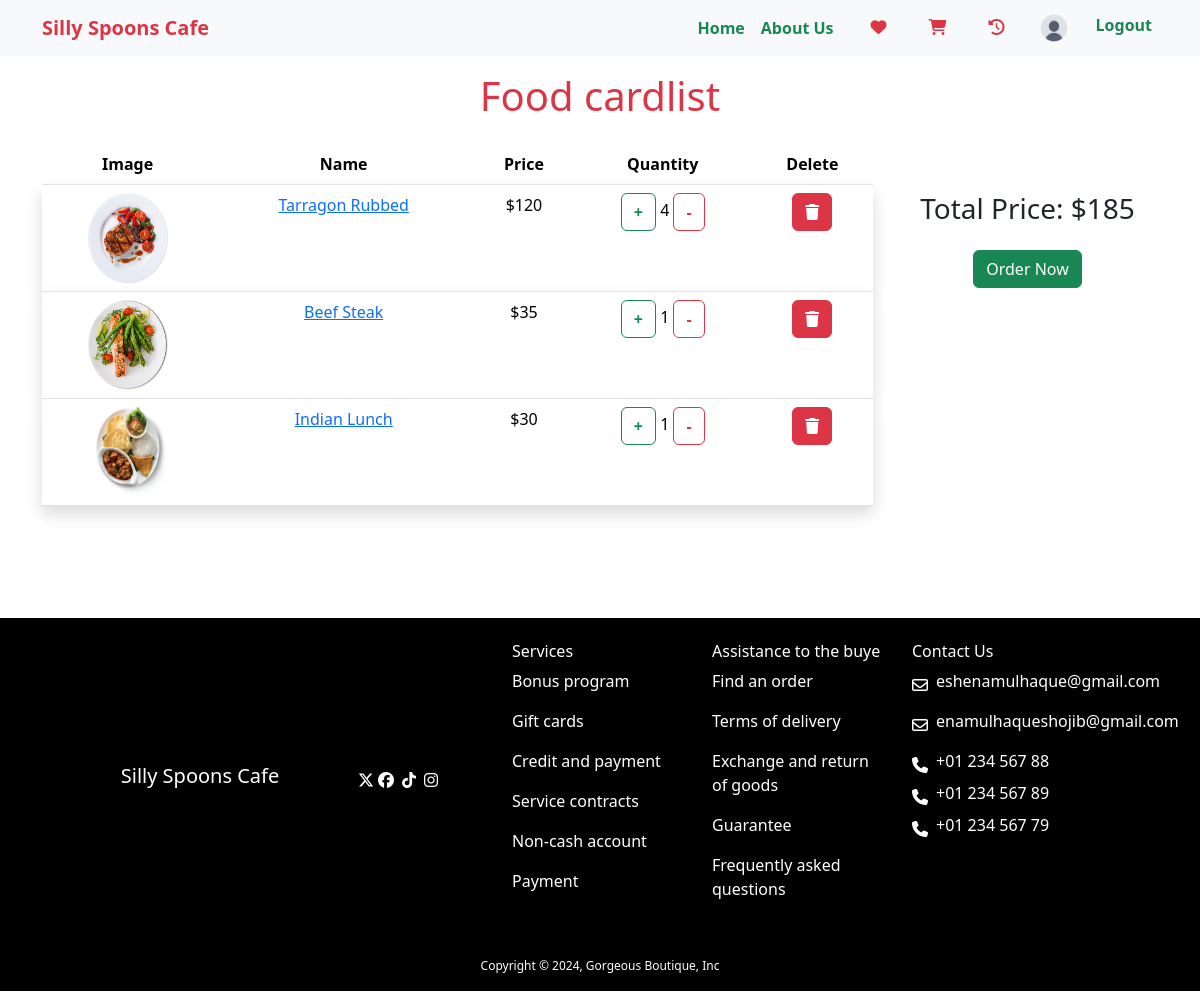
/food/foodcardlist/ (signed in), run on an earlier commit of the app's database.
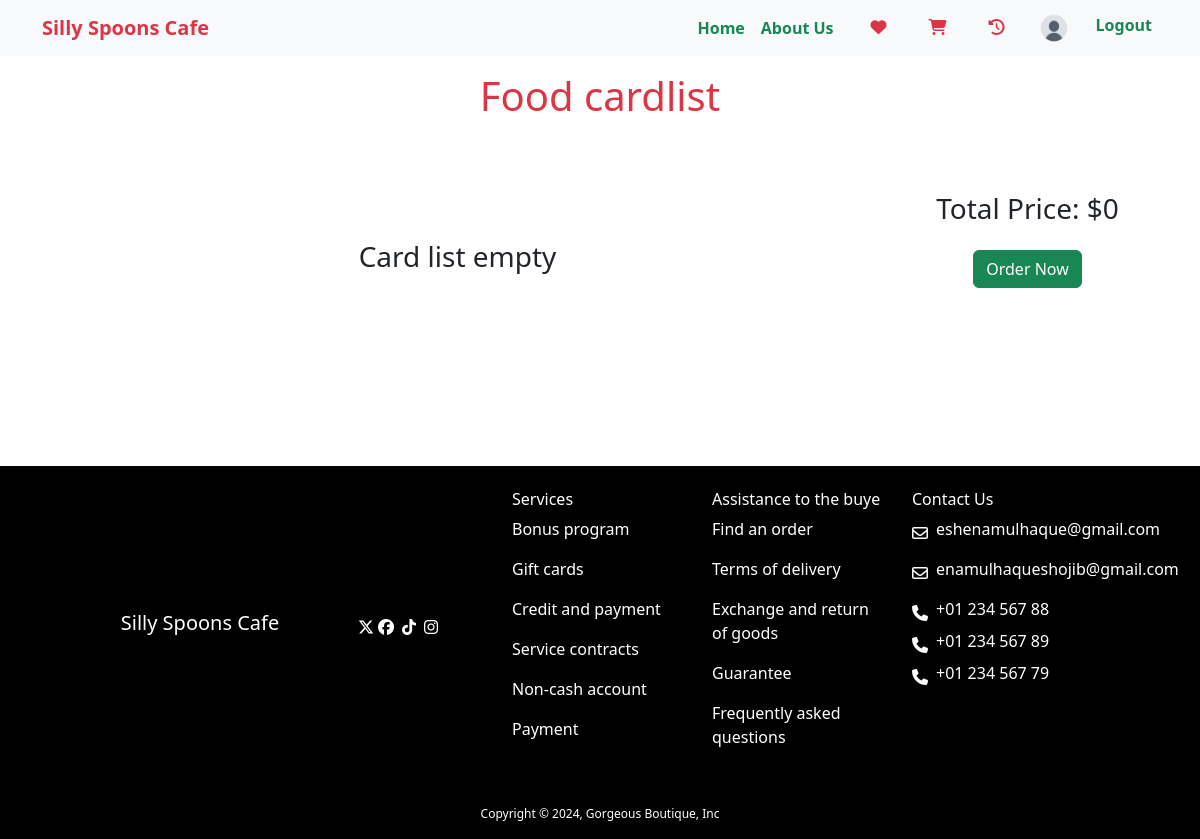
And on a later commit of the database.
### food/models.py (models this page shows, shortened)
class FoodCardList(models.Model):
    foodid = models.IntegerField(null=True)
    name = models.CharField(max_length=50)
    price = models.IntegerField()
    quantity = models.IntegerField()
    description = models.TextField()
    rating = models.FloatField(default=0.0)
    category = models.ForeignKey(Category, on_delete=models.CASCADE)
    author = models.ForeignKey(User, on_delete=models.CASCADE)
    image = models.ImageField(upload_to='food/images')

### food/views.py (the view)
# urls.py: path('foodcardlist/', views.FoodCardListView.as_view(), name='food_cardlist' ),
class FoodCardListView(TemplateView):
    template_name = 'food_cardlist.html'
    model = models.FoodCardList
    def get_context_data(self, **kwargs):
        context = super().get_context_data(**kwargs)
        foodcardlist = models.FoodCardList.objects.filter(author = self.request.user)
        count_price = 0
        for obj in models.FoodCardList.objects.filter(author = self.request.user):
            count_price = count_price + obj.price
        print(count_price)
        context = {'total_price' : count_price, 'food_cardlist' : foodcardlist}
        return context

### food/templates/food_cardlist.html
{% extends 'base.html' %}
{% load static %}
{% block content %}
<div class="container mb-5 pb-5">
  <div class="row my-3">
    <h1 class="text-center fw-light text-danger">Food cardlist</h1>
  </div>
  <div class="text-center">
    <div class="row">
      <div class="col-lg-9">
        {% if food_cardlist %}
        <table class="table">
          <thead class="">
            <tr>
              <th scope="col">Image</th>
              <th scope="col">Name</th>
              <th scope="col">Price</th>
              <th scope="col">Quantity</th>
              <th scope="col">Delete</th>
            </tr>
        </thead>
        <tbody id="cloth-cartlist">
        {% for food in food_cardlist %}
        <tr class="shadow">
        <td><img src="{{food.image.url}}" class="cdlist-image" alt="..."></td>
        <td><a href="{% url 'food_details' food.foodid %}">{{food.name}}</a></td>
        <td class="">${{food.price}}</td>
        <td><a class="btn btn-outline-success fw-bold" href="{% url 'add_cardlist_plus' food.foodid %}">+</a> {{food.quantity}} <a class="btn btn-outline-danger fw-bold" href="{% url 'add_cardlist_minus' food.foodid %}">-</a></td>
        <td><a class="btn btn-danger" href="{% url 'delete_cardlist' food.id %}" ><i class="fa-solid fa-trash"></i></a></td>
      </tr>
        {% endfor %}
      </tbody>
      </table>
      {% else %}
      <h3 class="text-center my-5 py-5 fw-light">Card list empty</h3>
      {% endif %}
    </div>
    <div class="col-lg-3">
      <div class="my-5">
      {% if total_price %}
      <h3>Total Price: ${{total_price}}</h3>
      {% else %}
      <h3>Total Price: $0</h3>
      {% endif %}
      <a class="btn btn-success mt-3"  href="{% url 'ordernow_cardlist' %}">Order Now</a>
      </div>
    </div>
  </div>
</div>
</div>
{% endblock %}

### templates/base.html (shortened to what this page needs)
{% load static %}
<!doctype html>
<html lang="en">
  <head>
    <link rel="stylesheet" href="{% static 'css/style.css' %}">
    <link href="https://cdn.jsdelivr.net/npm/swiffy-slider@1.6.0/dist/css/swiffy-slider.min.css" rel="stylesheet">
    <link href="https://cdn.jsdelivr.net/npm/bootstrap@5.3.2/dist/css/bootstrap.min.css" rel="stylesheet">
  </head>
  <body>
    <nav class="navbar navbar-expand-lg bg-body-tertiary">
        <div class="container">
          <a class="navbar-brand fw-bold text-danger" href="#">Silly Spoons Cafe</a>
          <div class="collapse navbar-collapse" id="navbarSupportedContent">
            <ul class="navbar-nav ms-auto mb-2 mb-lg-0">
              <li class="nav-item">
                <a class="nav-link active text-success fw-bold" aria-current="page" href="{% url 'home' %}">Home</a>
              </li>
                <a class="nav-link active text-success fw-bold" aria-current="page" href="{% url 'about_us' %}">About Us</a>
            </ul>
            <div class="d-flex">
              {% if request.user.is_authenticated %}
              <a href="{% url 'food_wishlist' %}" class="btn text-danger ms-3"><i class="fa-solid fa-heart"></i></a>
              <a href="{% url 'food_cardlist' %}" class="btn text-danger ms-3"><i class="fa-solid fa-cart-shopping"></i></a>
              <a href="{% url 'food_historylist' %}" class="btn text-danger ms-3"><i class="fa-solid fa-clock-rotate-left"></i></a>
              <a href="{% url 'profile' %}" class=" ms-3 nav-profile-image"><img src="{% static 'images/profile1.png' %}" alt=""></a>
              <form method="post" action="{% url 'logout' %}">
                <button class="text-success fw-bold ms-3 border-0 bg-body-tertiary mt-1" type="submit">Logout</button>
            </form>
              {% else %}
              <a href="{% url 'register' %}" class="text-success fw-bold text-decoration-none ms-3">Sign Up</a>
              <a href="{% url 'login' %}" class="text-success fw-bold text-decoration-none ms-3">Login</a>
              {% endif %}
            </div>
          </div>
        </div>
      </nav>
      {% block content %}
      {% endblock %}
      <footer class="bg-black w-100 h-50">
        <div class="text-center m-auto d-flex flex-row justify-content-center align-items-center">
          <div class="row w-100 d-flex flex-row justify-content-center">
            <div class="col-lg-2 col-sm-12 text-white py-4 d-lg-flex flex-lg-column justify-content-center align-items-center ">
                <a href="{% url 'home' %}" class="text-decoration-none"><h5 class="text-white">Silly Spoons Cafe</h5></a>
            </div>
            <div class="col-lg-2 col-sm-12 text-white py-4 d-lg-flex flex-lg-row justify-content-center align-items-center order-lg-1 order-sm-3">
            <a href="https://twitter.com/" target="_blank" class="text-decoration-none text-white"><i class="fa-brands fa-x-twitter"></i></a>
            <a href="https://www.facebook.com/" target="_blank" class="text-decoration-none text-white"><i class="fa-brands fa-facebook m-1"></i></a>
            <a href="https://www.tiktok.com/" target="_blank" class="text-decoration-none text-white"><i class="fa-brands fa-tiktok m-1"></i></a>
            <a href="https://www.instagram.com/" target="_blank" class="text-decoration-none text-white"><i class="fa-brands fa-instagram m-1"></i></a>
            </div>
            <div class="col-lg-2 col-sm-12 text-white py-4 text-lg-start text-sm-center order-lg-2 order-sm-1">
              <h6>Services</h6>
              <p class="fw-light">Bonus program</p>
              <p class="fw-light">Gift cards</p>
              <p class="fw-light">Credit and payment</p>
              <p class="fw-light">Service contracts</p>
              <p class="fw-light">Non-cash account</p>
              <p class="fw-light">Payment</p>
            </div>
            <div class="col-lg-2 col-sm-12 text-white py-4 text-lg-start text-sm-center order-lg-3 order-sm-2">
              <h6>Assistance to the buye</h6>
              <p class="fw-light">Find an order</p>
              <p class="fw-light">Terms of delivery</p>
              <p class="fw-light">Exchange and return of goods</p>
              <p class="fw-light">Guarantee</p>
              <p class="fw-light">Frequently asked questions</p>
            </div>
            <div class="col-lg-2 col-sm-12 text-white py-4 text-lg-start text-sm-center order-lg-3 order-sm-2">
              <h6>Contact Us</h6>
              <div class="d-lg-flex flex-lg-row justify-content-lg-start align-itemslg-lg-center">
                <i class="fa-regular fa-envelope me-2 pt-2"></i> <span class="mb-3 fw-light">eshenamulhaque@gmail.com</span>
              </div>
              <div class="d-lg-flex flex-lg-row justify-content-lg-start align-itemslg-lg-center">
                <i class="fa-regular fa-envelope me-2 pt-2"></i> <span class="mb-3 fw-light">enamulhaqueshojib@gmail.com</span>
              </div>
              <div class="d-lg-flex flex-lg-row justify-content-lg-start align-itemslg-lg-center">
                <i class="fa-solid fa-phone me-2 pt-2"></i> <span class="mb-2 fw-light">+01 234 567 88</span>
              </div>
              <div class="d-lg-flex flex-lg-row justify-content-lg-start align-itemslg-lg-center">
                <i class="fa-solid fa-phone me-2 pt-2"></i> <span class="mb-2 fw-light">+01 234 567 89</span>
              </div>
              <div class="d-lg-flex flex-lg-row justify-content-lg-start align-itemslg-lg-center">
                <i class="fa-solid fa-phone me-2 pt-2"></i> <span class="mb-2 fw-light">+01 234 567 79</span>
              </div>
            </div>
          </div>
        </div>
      <p class="m-0 text-white fw-light text-center p-3 footer-copy">Copyright &copy; 2024, Gorgeous Boutique, Inc</p>
      </footer>
  </body>
</html>

### static/css/style.css (style rules this page uses)
:root { --card_width: 200px; --card_border_radius: 16px; --row_increment: 5px; --card_small: 25; --card_medium: 35; --card_large: 45; }
.nav-profile-image { width: 40px; height: 40px; }
.nav-profile-image img { width: 100%; height: 100%; }
.footer-copy { font-size: 12px; }

What changed in the data, as far as the page shows it:
removed FoodCardList: image (picture), name "Tarragon Rubbed", price "120", quantity "4"
removed FoodCardList: image (picture), name "Beef Steak", price "35", quantity "1"
removed FoodCardList: image (picture), name "Indian Lunch", price "30", quantity "1"
Also different on the page:
{{ total_price }}: "185" → (not shown)
text no longer shown: "Image Name Price Quantity Delete Total Price: $"
text now shown: "Card list empty Total Price: $0"
